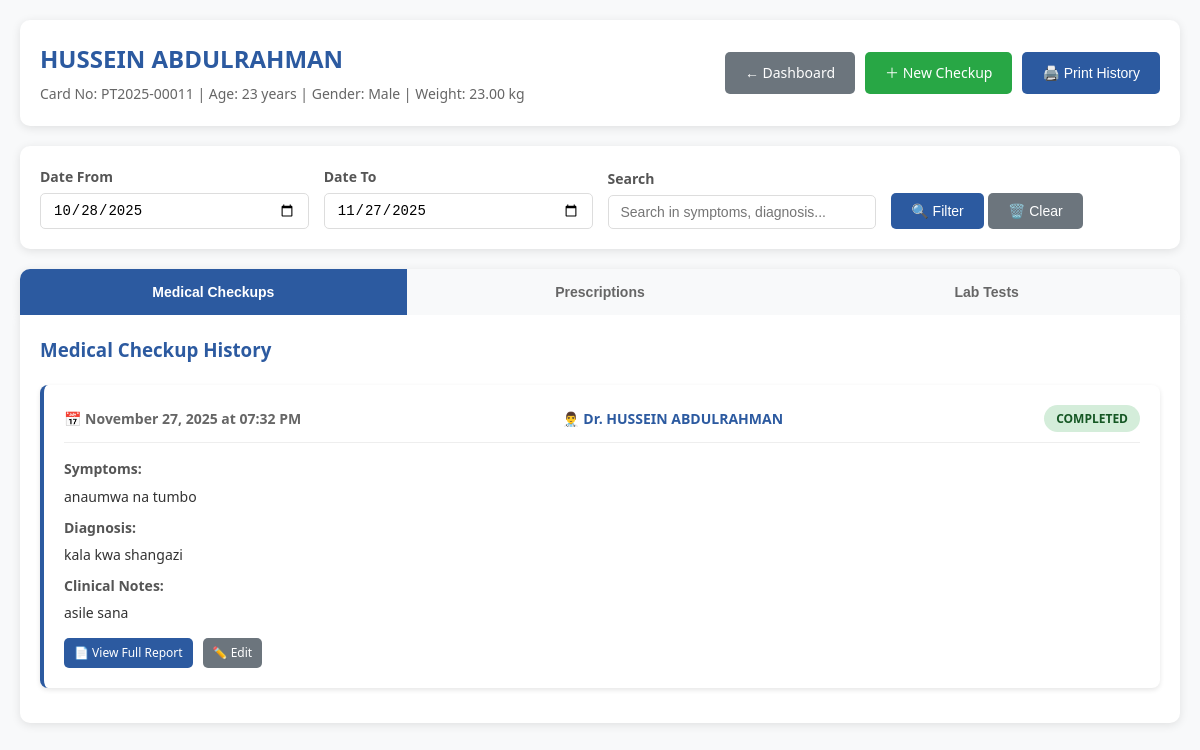
Page /doctor/medical_history.php?patient_id=3 (signed in) on the committed database.
### tables this page shows
CREATE TABLE `patients` (
  `id` int(11) NOT NULL,
  `card_no` varchar(20) NOT NULL,
  `full_name` varchar(100) NOT NULL,
  `age` int(11) DEFAULT NULL,
  `gender` enum('male','female') DEFAULT NULL,
  `weight` decimal(5,2) DEFAULT NULL,
  `phone` varchar(20) DEFAULT NULL,
  `address` text DEFAULT NULL,
  `consultation_fee` decimal(10,2) DEFAULT 0.00,
  `created_by` int(11) DEFAULT NULL,
  `created_at` timestamp NOT NULL DEFAULT current_timestamp(),
  `updated_at` timestamp NOT NULL DEFAULT current_timestamp() ON UPDATE current_timestamp(),
  `patient_type` enum('standard','child','senior','emergency','follow_up') DEFAULT 'standard'
);

CREATE TABLE `checking_forms` (
  `id` int(11) NOT NULL,
  `patient_id` int(11) NOT NULL,
  `doctor_id` int(11) NOT NULL,
  `symptoms` text DEFAULT NULL,
  `diagnosis` text DEFAULT NULL,
  `notes` text DEFAULT NULL,
  `status` enum('pending','completed','cancelled') DEFAULT 'pending',
  `created_at` timestamp NOT NULL DEFAULT current_timestamp(),
  `updated_at` timestamp NOT NULL DEFAULT current_timestamp() ON UPDATE current_timestamp()
);

CREATE TABLE `users` (
  `id` int(11) NOT NULL,
  `username` varchar(50) NOT NULL,
  `password` varchar(255) NOT NULL,
  `email` varchar(100) DEFAULT NULL,
  `role` enum('admin','doctor','receptionist','laboratory','pharmacy','cashier') NOT NULL,
  `full_name` varchar(100) NOT NULL,
  `phone` varchar(20) DEFAULT NULL,
  `district` varchar(50) DEFAULT NULL,
  `region` varchar(50) DEFAULT NULL,
  `status` enum('active','inactive') DEFAULT 'active',
  `created_at` timestamp NOT NULL DEFAULT current_timestamp(),
  `updated_at` timestamp NOT NULL DEFAULT current_timestamp() ON UPDATE current_timestamp()
);

### doctor/medical_history.php (the view, shortened to what this page needs)
<?php
require_once '../config.php';
$patient_id = $_GET['patient_id'] ?? $_SESSION['patient_id'] ?? 0;
$patient_stmt = $pdo->prepare("SELECT * FROM patients WHERE id = ?");
$patient_stmt->execute([$patient_id]);
$patient = $patient_stmt->fetch(PDO::FETCH_ASSOC);
$history_stmt = $pdo->prepare("SELECT cf.*, u.full_name as doctor_name
                              FROM checking_forms cf
                              LEFT JOIN users u ON cf.doctor_id = u.id
                              WHERE cf.patient_id = ?
                              ORDER BY cf.created_at DESC");
$history_stmt->execute([$patient_id]);
$medical_history = $history_stmt->fetchAll(PDO::FETCH_ASSOC);
?>
<!DOCTYPE html>
<html lang="en">
<head>
</head>
<body>
    <div class="container">
        <div class="header no-print">
            <div class="patient-info">
                <div class="patient-name"><?php echo htmlspecialchars($patient['full_name']); ?></div>
                <div class="patient-details">
                    Card No: <?php echo htmlspecialchars($patient['card_no']); ?> |
                    Age: <?php echo $patient['age'] ? $patient['age'] . ' years' : 'N/A'; ?> |
                    Gender: <?php echo $patient['gender'] ? ucfirst($patient['gender']) : 'N/A'; ?> |
                    Weight: <?php echo $patient['weight'] ? $patient['weight'] . ' kg' : 'N/A'; ?>
                </div>
            </div>
            <div class="action-buttons">
                <a href="dashboard.php" class="btn btn-secondary">
                    ← Dashboard
                </a>
                <a href="dashboard.php?create_checkup=1&patient_id=<?php echo $patient_id; ?>" class="btn btn-success">
                    ＋ New Checkup
                </a>
                <button onclick="window.print()" class="btn btn-primary">
                    🖨️ Print History
                </button>
            </div>
        </div>
        <div class="search-filter no-print">
            <div class="form-group">
                <label class="form-label">Date From</label>
                <input type="date" class="form-control" id="dateFrom">
            </div>
            <div class="form-group">
                <label class="form-label">Date To</label>
                <input type="date" class="form-control" id="dateTo">
            </div>
            <div class="form-group">
                <label class="form-label">Search</label>
                <input type="text" class="form-control" id="searchInput" placeholder="Search in symptoms, diagnosis...">
            </div>
            <div class="form-group">
                <button class="btn btn-primary" onclick="filterHistory()">
                    🔍 Filter
                </button>
                <button class="btn btn-secondary" onclick="clearFilters()">
                    🗑️ Clear
                </button>
            </div>
        </div>
        <div class="tabs no-print">
            <button class="tab active" onclick="openTab('checkups')">Medical Checkups</button>
            <button class="tab" onclick="openTab('prescriptions')">Prescriptions</button>
            <button class="tab" onclick="openTab('lab-tests')">Lab Tests</button>
        </div>
        <div id="checkups" class="tab-content active">
            <h3 style="margin-bottom: 20px; color: #2c5aa0;">Medical Checkup History</h3>
            <?php if (!empty($medical_history)): ?>
                <?php foreach ($medical_history as $checkup): ?>
                    <div class="card checkup-card" data-date="<?php echo date('Y-m-d', strtotime($checkup['created_at'])); ?>"
                         data-content="<?php echo htmlspecialchars(strtolower($checkup['symptoms'] . ' ' . $checkup['diagnosis'])); ?>">
                        <div class="card-header">
                            <div class="card-date">
                                📅 <?php echo date('F j, Y \a\t h:i A', strtotime($checkup['created_at'])); ?>
                            </div>
                            <div class="card-doctor">
                                👨‍⚕️ Dr. <?php echo htmlspecialchars($checkup['doctor_name'] ?: 'Unknown'); ?>
                            </div>
                            <div class="card-status status-<?php echo $checkup['status']; ?>">
                                <?php echo strtoupper($checkup['status']); ?>
                            </div>
                        </div>
                        <div class="card-content">
                            <?php if (!empty($checkup['symptoms'])): ?>
                                <div class="content-label">Symptoms:</div>
                                <div class="content-text"><?php echo htmlspecialchars($checkup['symptoms']); ?></div>
                            <?php endif; ?>
                            <?php if (!empty($checkup['diagnosis'])): ?>
                                <div class="content-label">Diagnosis:</div>
                                <div class="content-text"><?php echo htmlspecialchars($checkup['diagnosis']); ?></div>
                            <?php endif; ?>
                            <?php if (!empty($checkup['notes'])): ?>
                                <div class="content-label">Clinical Notes:</div>
                                <div class="content-text"><?php echo htmlspecialchars($checkup['notes']); ?></div>
                            <?php endif; ?>
                        </div>
                        <div class="card-actions no-print">
                            <a href="print_checkup.php?id=<?php echo $checkup['id']; ?>" target="_blank" class="btn btn-primary btn-sm">
                                📄 View Full Report
                            </a>
                            <a href="edit_checkup.php?id=<?php echo $checkup['id']; ?>" class="btn btn-secondary btn-sm">
                                ✏️ Edit
                            </a>
                        </div>
                    </div>
                <?php endforeach; ?>
            <?php endif; ?>
        </div>
    </div>
</body>
</html>

### doctor/medical_history.php (style rules this page uses)
* { margin: 0; padding: 0; box-sizing: border-box; }
body { font-family: 'Segoe UI', Tahoma, Geneva, Verdana, sans-serif; background: #f8f9fa; color: #333; line-height: 1.6; }
.container { max-width: 1200px; margin: 0 auto; padding: 20px; }
.header { background: white; padding: 20px; border-radius: 10px; box-shadow: 0 2px 10px rgba(0,0,0,0.1); margin-bottom: 20px; display: flex; justify-content: space-between; align-items: center; }
.patient-info { flex: 1; }
.patient-name { font-size: 24px; font-weight: bold; color: #2c5aa0; margin-bottom: 5px; }
.patient-details { color: #666; font-size: 14px; }
.action-buttons { display: flex; gap: 10px; }
.btn { padding: 10px 20px; border: none; border-radius: 5px; cursor: pointer; font-size: 14px; text-decoration: none; display: inline-flex; align-items: center; gap: 5px; transition: all 0.3s ease; }
.btn-primary { background: #2c5aa0; color: white; }
.btn-secondary { background: #6c757d; color: white; }
.btn-success { background: #28a745; color: white; }
.tabs { display: flex; background: white; border-radius: 10px 10px 0 0; overflow: hidden; box-shadow: 0 2px 10px rgba(0,0,0,0.1); }
.tab { padding: 15px 30px; background: #f8f9fa; border: none; cursor: pointer; font-size: 14px; font-weight: bold; color: #666; transition: all 0.3s ease; flex: 1; text-align: center; }
.tab.active { background: #2c5aa0; color: white; }
.tab-content { display: none; background: white; padding: 20px; border-radius: 0 0 10px 10px; box-shadow: 0 2px 10px rgba(0,0,0,0.1); margin-bottom: 20px; }
.tab-content.active { display: block; }
.card { background: white; border-radius: 8px; padding: 20px; margin-bottom: 15px; box-shadow: 0 2px 5px rgba(0,0,0,0.1); border-left: 4px solid #2c5aa0; }
.card-header { display: flex; justify-content: space-between; align-items: center; margin-bottom: 15px; padding-bottom: 10px; border-bottom: 1px solid #eee; }
.card-date { font-size: 14px; color: #666; font-weight: bold; }
.card-doctor { font-size: 14px; color: #2c5aa0; font-weight: bold; }
.card-status { padding: 4px 12px; border-radius: 20px; font-size: 12px; font-weight: bold; text-transform: uppercase; }
.status-completed { background: #d4edda; color: #155724; }
.card-content { margin-bottom: 15px; }
.content-label { font-weight: bold; color: #555; margin-bottom: 5px; font-size: 14px; }
.content-text { color: #333; font-size: 14px; line-height: 1.5; margin-bottom: 10px; }
.card-actions { display: flex; gap: 10px; }
.btn-sm { padding: 5px 10px; font-size: 12px; }
.search-filter { background: white; padding: 20px; border-radius: 10px; box-shadow: 0 2px 10px rgba(0,0,0,0.1); margin-bottom: 20px; display: flex; gap: 15px; align-items: end; }
.form-group { flex: 1; }
.form-label { display: block; margin-bottom: 5px; font-weight: bold; color: #555; font-size: 14px; }
.form-control { width: 100%; padding: 8px 12px; border: 1px solid #ddd; border-radius: 5px; font-size: 14px; }

### rows in the picture
patients: full_name "HUSSEIN ABDULRAHMAN", card_no "PT2025-00011", age "23", gender "Male", weight "23.00"
checking_forms: created_at "November 27, 2025 at 07:32 PM", doctor.full_name "HUSSEIN ABDULRAHMAN", status "COMPLETED", symptoms "anaumwa na tumbo", diagnosis "kala kwa shangazi", notes "asile sana"
